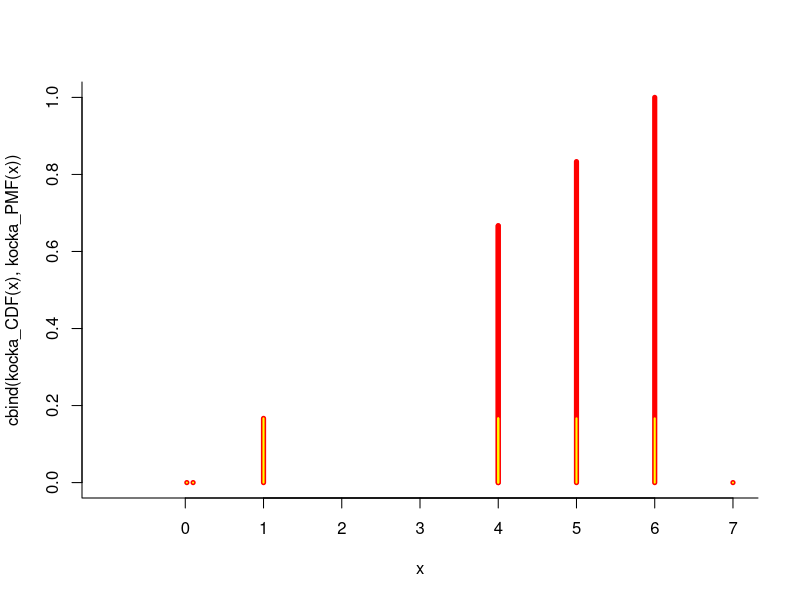

Write R code to recreate this figure.
test.integer <- function(x){
  test <- all.equal(x, as.integer(x), check.attributes = FALSE)
  if (test==TRUE){ 
    return(TRUE)
  }
  else{ 
    return(FALSE) 
  }
}

kocka_PMF<-function(x){
  if (test.integer(x)==FALSE){
    return (0)
  }
  if (x>=1 & x<=6){
    return(1/6)
  }
  else {
    return(0)
  }
}

kocka_CDF<-function(x){
  if (test.integer(x)==FALSE){
    return (0)
  }
  if (x>=1 & x<=6){
    return(floor(x)/6)
  }
  else {
    return(0)
  }
}

x <- c(0.02, 0.1, 1,4 ,5,6,4,7)
kocka_PMF <- Vectorize (kocka_PMF)
kocka_CDF <- Vectorize (kocka_CDF)
matplot(x, cbind(kocka_CDF(x),kocka_PMF(x)),type="h",col=c("red","yellow"),
        lty=c(1,1),xlim=c(-1,7), ylim=c(0,1), bty="l", lwd=c(5,2))
axis(1, at=c(1,3,5,7))
